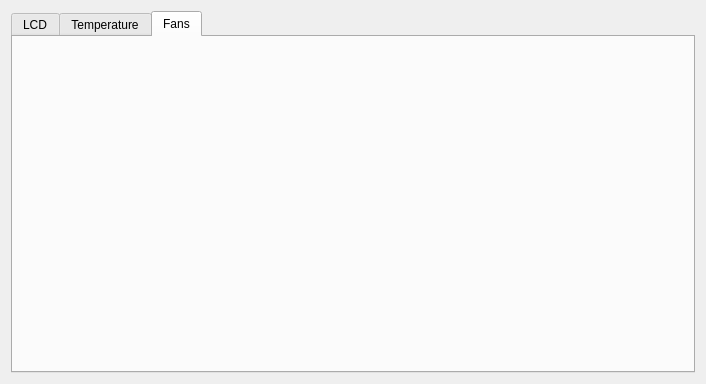
<?xml version="1.0" encoding="UTF-8"?>
<ui version="4.0">
 <class>CrystalfontzConfigure</class>
 <widget class="QWidget" name="CrystalfontzConfigure">
  <property name="geometry">
   <rect>
    <x>0</x>
    <y>0</y>
    <width>706</width>
    <height>384</height>
   </rect>
  </property>
  <property name="windowTitle">
   <string>Crystalfontz</string>
  </property>
  <layout class="QGridLayout" name="gridLayout">
   <item row="0" column="0">
    <widget class="QTabWidget" name="tabWidget">
     <property name="currentIndex">
      <number>2</number>
     </property>
     <widget class="QWidget" name="tab">
      <attribute name="title">
       <string>LCD</string>
      </attribute>
      <layout class="QGridLayout" name="gridLayout_4">
       <item row="0" column="0">
        <layout class="QGridLayout" name="gridLayout_3">
         <item row="0" column="0">
          <widget class="QLabel" name="label">
           <property name="text">
            <string>Name</string>
           </property>
          </widget>
         </item>
         <item row="0" column="1" colspan="2">
          <widget class="QLineEdit" name="lineEdit_name"/>
         </item>
         <item row="1" column="0">
          <widget class="QLabel" name="label_2">
           <property name="text">
            <string>Model</string>
           </property>
          </widget>
         </item>
         <item row="1" column="1">
          <widget class="QComboBox" name="comboBox_model"/>
         </item>
         <item row="2" column="0">
          <widget class="QLabel" name="label_3">
           <property name="text">
            <string>Port</string>
           </property>
          </widget>
         </item>
         <item row="2" column="1" colspan="2">
          <widget class="QLineEdit" name="lineEdit_port"/>
         </item>
         <item row="3" column="0">
          <widget class="QLabel" name="label_4">
           <property name="text">
            <string>Speed</string>
           </property>
          </widget>
         </item>
         <item row="3" column="1">
          <widget class="QSpinBox" name="spinBox_speed"/>
         </item>
         <item row="4" column="0">
          <widget class="QLabel" name="label_5">
           <property name="text">
            <string>Contrast</string>
           </property>
          </widget>
         </item>
         <item row="4" column="1">
          <widget class="QSlider" name="horizontalSlider_contrast">
           <property name="orientation">
            <enum>Qt::Horizontal</enum>
           </property>
          </widget>
         </item>
         <item row="4" column="2">
          <widget class="QLabel" name="label_contrast">
           <property name="text">
            <string>0</string>
           </property>
          </widget>
         </item>
         <item row="5" column="0">
          <widget class="QLabel" name="label_6">
           <property name="text">
            <string>Backlight</string>
           </property>
          </widget>
         </item>
         <item row="5" column="1">
          <widget class="QSlider" name="horizontalSlider_backlight">
           <property name="orientation">
            <enum>Qt::Horizontal</enum>
           </property>
          </widget>
         </item>
         <item row="5" column="2">
          <widget class="QLabel" name="label_backlight">
           <property name="minimumSize">
            <size>
             <width>38</width>
             <height>0</height>
            </size>
           </property>
           <property name="text">
            <string>0</string>
           </property>
          </widget>
         </item>
        </layout>
       </item>
       <item row="0" column="1">
        <widget class="QGroupBox" name="groupBox">
         <property name="title">
          <string>Layouts</string>
         </property>
         <layout class="QGridLayout" name="gridLayout_2">
          <item row="0" column="0">
           <widget class="QListWidget" name="listWidget_layouts"/>
          </item>
          <item row="1" column="0">
           <widget class="QDialogButtonBox" name="buttonBox">
            <property name="standardButtons">
             <set>QDialogButtonBox::Cancel|QDialogButtonBox::Ok</set>
            </property>
            <property name="centerButtons">
             <bool>false</bool>
            </property>
           </widget>
          </item>
         </layout>
        </widget>
       </item>
      </layout>
     </widget>
     <widget class="QWidget" name="tab_2">
      <attribute name="title">
       <string>Temperature</string>
      </attribute>
      <layout class="QGridLayout" name="gridLayout_5">
       <item row="1" column="0">
        <widget class="QPushButton" name="pushButton_5">
         <property name="text">
          <string>Add</string>
         </property>
        </widget>
       </item>
       <item row="1" column="1">
        <widget class="QPushButton" name="pushButton_4">
         <property name="text">
          <string>Configure</string>
         </property>
        </widget>
       </item>
       <item row="1" column="2">
        <widget class="QPushButton" name="pushButton">
         <property name="text">
          <string>Remove</string>
         </property>
        </widget>
       </item>
       <item row="0" column="0" colspan="3">
        <widget class="QTableWidget" name="tableWidget"/>
       </item>
      </layout>
     </widget>
     <widget class="QWidget" name="tab_3">
      <attribute name="title">
       <string>Fans</string>
      </attribute>
     </widget>
    </widget>
   </item>
  </layout>
 </widget>
 <resources/>
 <connections/>
</ui>
